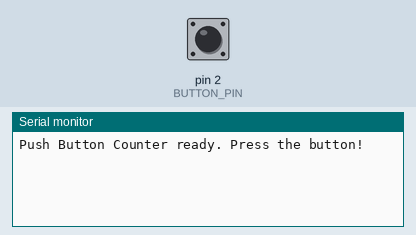
This sketch was run on a simulated Arduino Uno, built with avr-gcc and run on an emulated ATmega328P. On the bench: the last lines printed to the serial monitor. Inputs (shaded band) come from the test bench; at power-on: pin 2 (BUTTON_PIN) HIGH.

Above: at 1.2 s.
1.3 s: pin 2 (BUTTON_PIN) pulled LOW for 0.15 s
At 2.5 s:
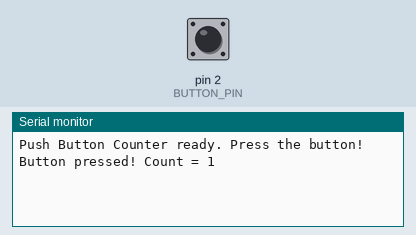
2.9 s: pin 2 (BUTTON_PIN) pulled LOW for 1 s
At 3.8 s:
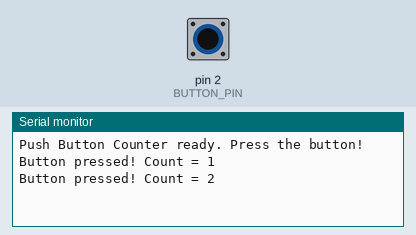
5.4 s: pin 2 (BUTTON_PIN) pulled LOW for 0.15 s
At 6.9 s:
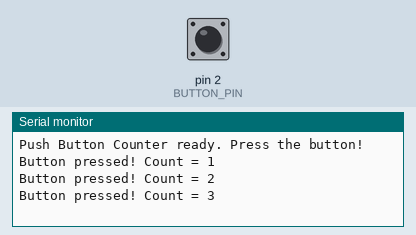

The sketch:

Push-Button-Counter.ino
```cpp
// 004 - Push Button Counter
// Press a push button and the Arduino counts each press, printing the
// running total to the Serial Monitor. The input is debounced so one
// physical press always adds exactly one to the count.
// Board: Arduino Uno
// Wiring: Push button between digital pin 2 and GND (internal pull-up is used,
//         so no external resistor is required).

// Pin and timing constants
const int BUTTON_PIN = 2;        // Button input pin
const unsigned long DEBOUNCE_MS = 25;  // Ignore bouncing shorter than 25 ms

// Variables that remember the previous state of the button
int lastReading = HIGH;          // INPUT_PULLUP reads HIGH when the button is open
int stableState = HIGH;          // The debounced (settled) state
unsigned long lastChangeTime = 0; // When the state last started changing

int pressCount = 0;              // How many presses we have counted

void setup() {
  // INPUT_PULLUP enables the internal pull-up resistor, so the pin reads
  // HIGH when the button is open and LOW when it is pressed to GND.
  pinMode(BUTTON_PIN, INPUT_PULLUP);

  Serial.begin(9600);
  Serial.println("Push Button Counter ready. Press the button!");
}

void loop() {
  // Read the raw button level right now
  int reading = digitalRead(BUTTON_PIN);
  unsigned long now = millis();

  // If the raw reading changed, restart the debounce timer
  if (reading != lastReading) {
    lastChangeTime = now;
  }

  // Accept the new reading only if it has stayed stable for DEBOUNCE_MS
  if ((now - lastChangeTime) >= DEBOUNCE_MS) {
    if (reading != stableState) {
      stableState = reading;

      // The button closes the circuit: HIGH -> LOW means a new press
      if (stableState == LOW) {
        pressCount++;
        Serial.print("Button pressed! Count = ");
        Serial.println(pressCount);
      }
    }
  }

  // Remember the raw reading for the next pass through loop()
  lastReading = reading;
}
```

Measured:
- after the input at 1.3 s, the serial monitor: prints a new line at once (image 1)
- after the input at 2.9 s, the serial monitor: prints a new line at once (image 2)
- after the input at 5.4 s, the serial monitor: prints a new line at once (image 3)
